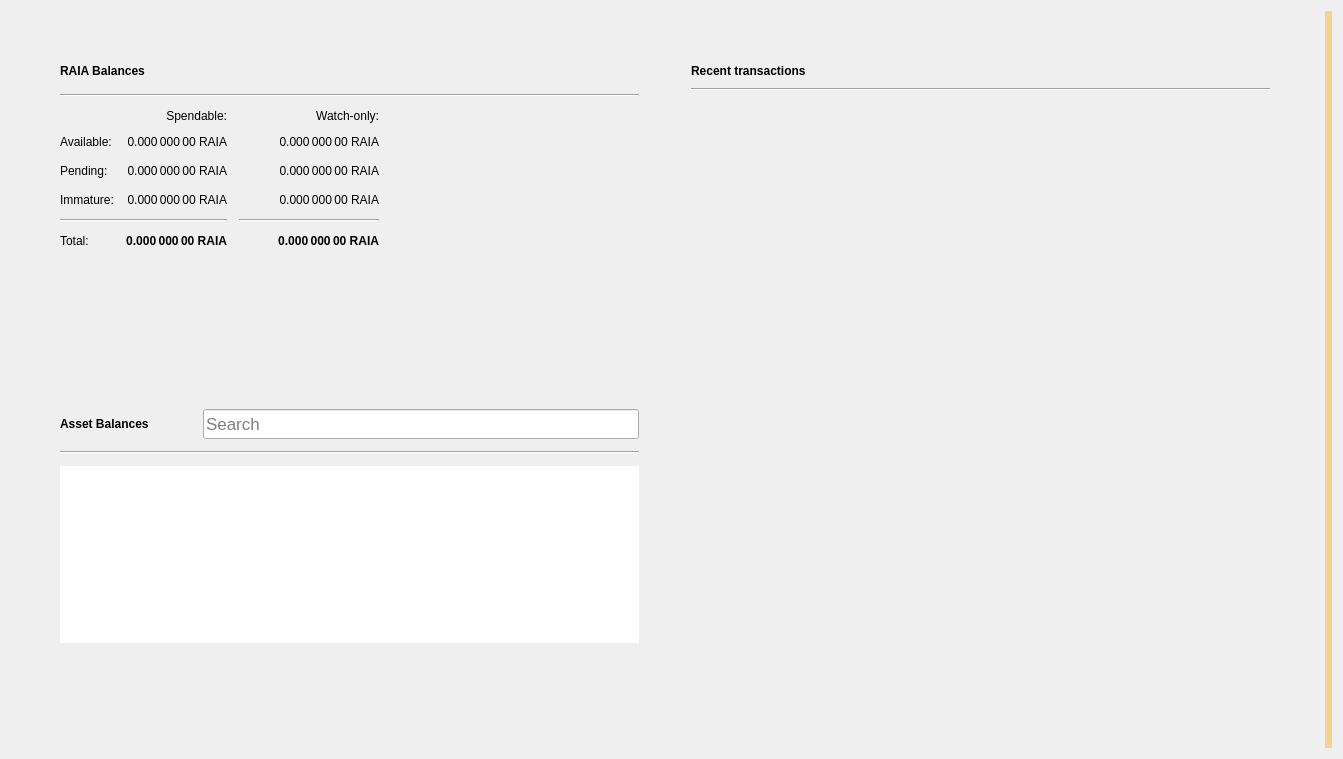
<?xml version="1.0" encoding="UTF-8"?>
<ui version="4.0">
 <class>OverviewPage</class>
 <widget class="QWidget" name="OverviewPage">
  <property name="geometry">
   <rect>
    <x>0</x>
    <y>0</y>
    <width>1343</width>
    <height>759</height>
   </rect>
  </property>
  <property name="windowTitle">
   <string>Form</string>
  </property>
  <property name="autoFillBackground">
   <bool>false</bool>
  </property>
  <layout class="QGridLayout" name="gridLayout_3">
   <item row="0" column="1">
    <layout class="QVBoxLayout" name="verticalLayout_7">
     <property name="spacing">
      <number>0</number>
     </property>
     <property name="leftMargin">
      <number>0</number>
     </property>
     <property name="topMargin">
      <number>0</number>
     </property>
     <property name="rightMargin">
      <number>0</number>
     </property>
     <property name="bottomMargin">
      <number>0</number>
     </property>
     <item>
      <layout class="QHBoxLayout" name="horizontalLayout" stretch="0,0">
       <property name="spacing">
        <number>34</number>
       </property>
       <property name="sizeConstraint">
        <enum>QLayout::SetMaximumSize</enum>
       </property>
       <property name="leftMargin">
        <number>40</number>
       </property>
       <property name="topMargin">
        <number>40</number>
       </property>
       <property name="rightMargin">
        <number>40</number>
       </property>
       <property name="bottomMargin">
        <number>40</number>
       </property>
       <item>
        <layout class="QVBoxLayout" name="verticalLayout_2">
         <property name="spacing">
          <number>34</number>
         </property>
         <property name="rightMargin">
          <number>0</number>
         </property>
         <item>
          <widget class="QFrame" name="frame">
           <property name="sizePolicy">
            <sizepolicy hsizetype="Preferred" vsizetype="Preferred">
             <horstretch>0</horstretch>
             <verstretch>0</verstretch>
            </sizepolicy>
           </property>
           <property name="frameShape">
            <enum>QFrame::NoFrame</enum>
           </property>
           <property name="frameShadow">
            <enum>QFrame::Raised</enum>
           </property>
           <property name="lineWidth">
            <number>10</number>
           </property>
           <layout class="QVBoxLayout" name="verticalLayout_4">
            <property name="spacing">
             <number>12</number>
            </property>
            <item>
             <layout class="QHBoxLayout" name="horizontalLayout_4">
              <item>
               <widget class="QLabel" name="raianetworkBalancesLabel">
                <property name="font">
                 <font>
                  <weight>75</weight>
                  <bold>true</bold>
                 </font>
                </property>
                <property name="text">
                 <string>RAIA Balances</string>
                </property>
               </widget>
              </item>
              <item>
               <widget class="QPushButton" name="labelWalletStatus">
                <property name="enabled">
                 <bool>true</bool>
                </property>
                <property name="maximumSize">
                 <size>
                  <width>30</width>
                  <height>16777215</height>
                 </size>
                </property>
                <property name="toolTip">
                 <string>The displayed information may be out of date. Your wallet automatically synchronizes with the raianetwork network after a connection is established, but this process has not completed yet.</string>
                </property>
                <property name="text">
                 <string/>
                </property>
                <property name="icon">
                 <iconset>
                  <normaloff>:/icons/warning</normaloff>
                  <disabledoff>:/icons/warning</disabledoff>:/icons/warning</iconset>
                </property>
                <property name="iconSize">
                 <size>
                  <width>24</width>
                  <height>24</height>
                 </size>
                </property>
                <property name="flat">
                 <bool>true</bool>
                </property>
               </widget>
              </item>
              <item>
               <spacer name="horizontalSpacer_3">
                <property name="orientation">
                 <enum>Qt::Horizontal</enum>
                </property>
                <property name="sizeHint" stdset="0">
                 <size>
                  <width>40</width>
                  <height>20</height>
                 </size>
                </property>
               </spacer>
              </item>
             </layout>
            </item>
            <item>
             <widget class="Line" name="line_2">
              <property name="orientation">
               <enum>Qt::Horizontal</enum>
              </property>
             </widget>
            </item>
            <item>
             <layout class="QGridLayout" name="gridLayout">
              <property name="spacing">
               <number>12</number>
              </property>
              <item row="3" column="2">
               <widget class="QLabel" name="labelWatchImmature">
                <property name="font">
                 <font>
                  <weight>50</weight>
                  <bold>false</bold>
                 </font>
                </property>
                <property name="cursor">
                 <cursorShape>IBeamCursor</cursorShape>
                </property>
                <property name="toolTip">
                 <string>Mined balance in watch-only addresses that has not yet matured</string>
                </property>
                <property name="text">
                 <string notr="true">0.000 000 00 RAIA</string>
                </property>
                <property name="alignment">
                 <set>Qt::AlignRight|Qt::AlignTrailing|Qt::AlignVCenter</set>
                </property>
                <property name="textInteractionFlags">
                 <set>Qt::LinksAccessibleByMouse|Qt::TextSelectableByKeyboard|Qt::TextSelectableByMouse</set>
                </property>
               </widget>
              </item>
              <item row="2" column="3">
               <spacer name="horizontalSpacer_2">
                <property name="orientation">
                 <enum>Qt::Horizontal</enum>
                </property>
                <property name="sizeHint" stdset="0">
                 <size>
                  <width>40</width>
                  <height>20</height>
                 </size>
                </property>
               </spacer>
              </item>
              <item row="1" column="0">
               <widget class="QLabel" name="labelBalanceText">
                <property name="text">
                 <string>Available:</string>
                </property>
               </widget>
              </item>
              <item row="1" column="2">
               <widget class="QLabel" name="labelWatchAvailable">
                <property name="font">
                 <font>
                  <weight>50</weight>
                  <bold>false</bold>
                 </font>
                </property>
                <property name="cursor">
                 <cursorShape>IBeamCursor</cursorShape>
                </property>
                <property name="toolTip">
                 <string>Your current balance in watch-only addresses</string>
                </property>
                <property name="text">
                 <string notr="true">0.000 000 00 RAIA</string>
                </property>
                <property name="alignment">
                 <set>Qt::AlignRight|Qt::AlignTrailing|Qt::AlignVCenter</set>
                </property>
                <property name="textInteractionFlags">
                 <set>Qt::LinksAccessibleByMouse|Qt::TextSelectableByKeyboard|Qt::TextSelectableByMouse</set>
                </property>
               </widget>
              </item>
              <item row="2" column="1">
               <widget class="QLabel" name="labelUnconfirmed">
                <property name="font">
                 <font>
                  <weight>50</weight>
                  <bold>false</bold>
                 </font>
                </property>
                <property name="cursor">
                 <cursorShape>IBeamCursor</cursorShape>
                </property>
                <property name="toolTip">
                 <string>Total of transactions that have yet to be confirmed, and do not yet count toward the spendable balance</string>
                </property>
                <property name="text">
                 <string notr="true">0.000 000 00 RAIA</string>
                </property>
                <property name="alignment">
                 <set>Qt::AlignRight|Qt::AlignTrailing|Qt::AlignVCenter</set>
                </property>
                <property name="textInteractionFlags">
                 <set>Qt::LinksAccessibleByMouse|Qt::TextSelectableByKeyboard|Qt::TextSelectableByMouse</set>
                </property>
               </widget>
              </item>
              <item row="4" column="2">
               <widget class="Line" name="lineWatchBalance">
                <property name="sizePolicy">
                 <sizepolicy hsizetype="Preferred" vsizetype="Fixed">
                  <horstretch>0</horstretch>
                  <verstretch>0</verstretch>
                 </sizepolicy>
                </property>
                <property name="minimumSize">
                 <size>
                  <width>140</width>
                  <height>0</height>
                 </size>
                </property>
                <property name="orientation">
                 <enum>Qt::Horizontal</enum>
                </property>
               </widget>
              </item>
              <item row="0" column="1">
               <widget class="QLabel" name="labelSpendable">
                <property name="text">
                 <string>Spendable:</string>
                </property>
                <property name="alignment">
                 <set>Qt::AlignRight|Qt::AlignTrailing|Qt::AlignVCenter</set>
                </property>
               </widget>
              </item>
              <item row="3" column="0">
               <widget class="QLabel" name="labelImmatureText">
                <property name="text">
                 <string>Immature:</string>
                </property>
               </widget>
              </item>
              <item row="5" column="2">
               <widget class="QLabel" name="labelWatchTotal">
                <property name="font">
                 <font>
                  <weight>75</weight>
                  <bold>true</bold>
                 </font>
                </property>
                <property name="cursor">
                 <cursorShape>IBeamCursor</cursorShape>
                </property>
                <property name="toolTip">
                 <string>Current total balance in watch-only addresses</string>
                </property>
                <property name="text">
                 <string notr="true">0.000 000 00 RAIA</string>
                </property>
                <property name="alignment">
                 <set>Qt::AlignRight|Qt::AlignTrailing|Qt::AlignVCenter</set>
                </property>
                <property name="textInteractionFlags">
                 <set>Qt::LinksAccessibleByMouse|Qt::TextSelectableByKeyboard|Qt::TextSelectableByMouse</set>
                </property>
               </widget>
              </item>
              <item row="4" column="0" colspan="2">
               <widget class="Line" name="line">
                <property name="orientation">
                 <enum>Qt::Horizontal</enum>
                </property>
               </widget>
              </item>
              <item row="0" column="2">
               <widget class="QLabel" name="labelWatchonly">
                <property name="text">
                 <string>Watch-only:</string>
                </property>
                <property name="alignment">
                 <set>Qt::AlignRight|Qt::AlignTrailing|Qt::AlignVCenter</set>
                </property>
               </widget>
              </item>
              <item row="5" column="1">
               <widget class="QLabel" name="labelTotal">
                <property name="font">
                 <font>
                  <weight>75</weight>
                  <bold>true</bold>
                 </font>
                </property>
                <property name="cursor">
                 <cursorShape>IBeamCursor</cursorShape>
                </property>
                <property name="toolTip">
                 <string>Your current total balance</string>
                </property>
                <property name="text">
                 <string notr="true">0.000 000 00 RAIA</string>
                </property>
                <property name="alignment">
                 <set>Qt::AlignRight|Qt::AlignTrailing|Qt::AlignVCenter</set>
                </property>
                <property name="textInteractionFlags">
                 <set>Qt::LinksAccessibleByMouse|Qt::TextSelectableByKeyboard|Qt::TextSelectableByMouse</set>
                </property>
               </widget>
              </item>
              <item row="1" column="1">
               <widget class="QLabel" name="labelBalance">
                <property name="font">
                 <font>
                  <weight>50</weight>
                  <bold>false</bold>
                 </font>
                </property>
                <property name="cursor">
                 <cursorShape>IBeamCursor</cursorShape>
                </property>
                <property name="toolTip">
                 <string>Your current spendable balance</string>
                </property>
                <property name="text">
                 <string notr="true">0.000 000 00 RAIA</string>
                </property>
                <property name="alignment">
                 <set>Qt::AlignRight|Qt::AlignTrailing|Qt::AlignVCenter</set>
                </property>
                <property name="textInteractionFlags">
                 <set>Qt::LinksAccessibleByMouse|Qt::TextSelectableByKeyboard|Qt::TextSelectableByMouse</set>
                </property>
               </widget>
              </item>
              <item row="2" column="0">
               <widget class="QLabel" name="labelPendingText">
                <property name="text">
                 <string>Pending:</string>
                </property>
               </widget>
              </item>
              <item row="5" column="0">
               <widget class="QLabel" name="labelTotalText">
                <property name="text">
                 <string>Total:</string>
                </property>
               </widget>
              </item>
              <item row="3" column="1">
               <widget class="QLabel" name="labelImmature">
                <property name="font">
                 <font>
                  <weight>50</weight>
                  <bold>false</bold>
                 </font>
                </property>
                <property name="cursor">
                 <cursorShape>IBeamCursor</cursorShape>
                </property>
                <property name="toolTip">
                 <string>Mined balance that has not yet matured</string>
                </property>
                <property name="text">
                 <string notr="true">0.000 000 00 RAIA</string>
                </property>
                <property name="alignment">
                 <set>Qt::AlignRight|Qt::AlignTrailing|Qt::AlignVCenter</set>
                </property>
                <property name="textInteractionFlags">
                 <set>Qt::LinksAccessibleByMouse|Qt::TextSelectableByKeyboard|Qt::TextSelectableByMouse</set>
                </property>
               </widget>
              </item>
              <item row="2" column="2">
               <widget class="QLabel" name="labelWatchPending">
                <property name="font">
                 <font>
                  <weight>50</weight>
                  <bold>false</bold>
                 </font>
                </property>
                <property name="cursor">
                 <cursorShape>IBeamCursor</cursorShape>
                </property>
                <property name="toolTip">
                 <string>Unconfirmed transactions to watch-only addresses</string>
                </property>
                <property name="text">
                 <string notr="true">0.000 000 00 RAIA</string>
                </property>
                <property name="alignment">
                 <set>Qt::AlignRight|Qt::AlignTrailing|Qt::AlignVCenter</set>
                </property>
                <property name="textInteractionFlags">
                 <set>Qt::LinksAccessibleByMouse|Qt::TextSelectableByKeyboard|Qt::TextSelectableByMouse</set>
                </property>
               </widget>
              </item>
             </layout>
            </item>
           </layout>
          </widget>
         </item>
         <item>
          <widget class="QWidget" name="assetVerticalSpaceWidget2" native="true">
           <property name="autoFillBackground">
            <bool>false</bool>
           </property>
           <layout class="QVBoxLayout" name="verticalLayout_6">
            <item>
             <spacer name="verticalSpacer_4">
              <property name="orientation">
               <enum>Qt::Vertical</enum>
              </property>
              <property name="sizeHint" stdset="0">
               <size>
                <width>20</width>
                <height>87</height>
               </size>
              </property>
             </spacer>
            </item>
           </layout>
          </widget>
         </item>
         <item>
          <widget class="QFrame" name="assetFrame">
           <property name="autoFillBackground">
            <bool>true</bool>
           </property>
           <property name="frameShape">
            <enum>QFrame::NoFrame</enum>
           </property>
           <property name="frameShadow">
            <enum>QFrame::Plain</enum>
           </property>
           <property name="lineWidth">
            <number>0</number>
           </property>
           <layout class="QVBoxLayout" name="verticalLayout_5">
            <property name="spacing">
             <number>12</number>
            </property>
            <item>
             <layout class="QHBoxLayout" name="assetBalanceHorizontalLayout">
              <item alignment="Qt::AlignVCenter">
               <widget class="QLabel" name="assetBalanceLabel">
                <property name="font">
                 <font>
                  <weight>75</weight>
                  <bold>true</bold>
                 </font>
                </property>
                <property name="text">
                 <string>Asset Balances</string>
                </property>
               </widget>
              </item>
              <item>
               <widget class="QPushButton" name="labelAssetStatus">
                <property name="enabled">
                 <bool>true</bool>
                </property>
                <property name="maximumSize">
                 <size>
                  <width>30</width>
                  <height>16777215</height>
                 </size>
                </property>
                <property name="toolTip">
                 <string>The displayed information may be out of date. Your wallet automatically synchronizes with the raianetwork network after a connection is established, but this process has not completed yet.</string>
                </property>
                <property name="text">
                 <string/>
                </property>
                <property name="icon">
                 <iconset>
                  <normaloff>:/icons/warning</normaloff>
                  <disabledoff>:/icons/warning</disabledoff>:/icons/warning</iconset>
                </property>
                <property name="iconSize">
                 <size>
                  <width>24</width>
                  <height>24</height>
                 </size>
                </property>
                <property name="flat">
                 <bool>true</bool>
                </property>
               </widget>
              </item>
              <item alignment="Qt::AlignBottom">
               <widget class="QLineEdit" name="assetSearch">
                <property name="sizePolicy">
                 <sizepolicy hsizetype="Expanding" vsizetype="Preferred">
                  <horstretch>0</horstretch>
                  <verstretch>0</verstretch>
                 </sizepolicy>
                </property>
                <property name="minimumSize">
                 <size>
                  <width>0</width>
                  <height>30</height>
                 </size>
                </property>
                <property name="maximumSize">
                 <size>
                  <width>16777215</width>
                  <height>30</height>
                 </size>
                </property>
                <property name="sizeIncrement">
                 <size>
                  <width>0</width>
                  <height>0</height>
                 </size>
                </property>
                <property name="baseSize">
                 <size>
                  <width>0</width>
                  <height>0</height>
                 </size>
                </property>
                <property name="font">
                 <font>
                  <pointsize>13</pointsize>
                 </font>
                </property>
                <property name="maxLength">
                 <number>32</number>
                </property>
                <property name="frame">
                 <bool>true</bool>
                </property>
                <property name="alignment">
                 <set>Qt::AlignLeading|Qt::AlignLeft|Qt::AlignVCenter</set>
                </property>
                <property name="placeholderText">
                 <string>Search</string>
                </property>
                <property name="clearButtonEnabled">
                 <bool>true</bool>
                </property>
               </widget>
              </item>
             </layout>
            </item>
            <item>
             <widget class="Line" name="assetBalanceLine">
              <property name="orientation">
               <enum>Qt::Horizontal</enum>
              </property>
             </widget>
            </item>
            <item>
             <widget class="QListView" name="listAssets">
              <property name="frameShape">
               <enum>QFrame::NoFrame</enum>
              </property>
              <property name="lineWidth">
               <number>0</number>
              </property>
              <property name="verticalScrollMode">
               <enum>QAbstractItemView::ScrollPerItem</enum>
              </property>
             </widget>
            </item>
            <item>
             <widget class="QWidget" name="assetVerticalSpaceWidget" native="true">
              <property name="autoFillBackground">
               <bool>false</bool>
              </property>
              <layout class="QVBoxLayout" name="verticalLayout">
               <item>
                <spacer name="verticalSpacer_3">
                 <property name="orientation">
                  <enum>Qt::Vertical</enum>
                 </property>
                 <property name="sizeHint" stdset="0">
                  <size>
                   <width>20</width>
                   <height>40</height>
                  </size>
                 </property>
                </spacer>
               </item>
              </layout>
             </widget>
            </item>
           </layout>
          </widget>
         </item>
        </layout>
       </item>
       <item>
        <layout class="QVBoxLayout" name="verticalLayout_3">
         <property name="spacing">
          <number>34</number>
         </property>
         <property name="leftMargin">
          <number>0</number>
         </property>
         <item>
          <widget class="QFrame" name="frame_2">
           <property name="sizePolicy">
            <sizepolicy hsizetype="Preferred" vsizetype="Fixed">
             <horstretch>0</horstretch>
             <verstretch>0</verstretch>
            </sizepolicy>
           </property>
           <property name="frameShape">
            <enum>QFrame::NoFrame</enum>
           </property>
           <property name="frameShadow">
            <enum>QFrame::Plain</enum>
           </property>
           <property name="lineWidth">
            <number>0</number>
           </property>
           <layout class="QGridLayout" name="gridLayout_2">
            <property name="horizontalSpacing">
             <number>12</number>
            </property>
            <item row="0" column="0">
             <layout class="QHBoxLayout" name="horizontalLayout_2">
              <item>
               <widget class="QLabel" name="recentTransactionsLabel">
                <property name="font">
                 <font>
                  <weight>75</weight>
                  <bold>true</bold>
                 </font>
                </property>
                <property name="text">
                 <string>Recent transactions</string>
                </property>
               </widget>
              </item>
              <item>
               <widget class="QPushButton" name="labelTransactionsStatus">
                <property name="enabled">
                 <bool>true</bool>
                </property>
                <property name="maximumSize">
                 <size>
                  <width>30</width>
                  <height>16777215</height>
                 </size>
                </property>
                <property name="toolTip">
                 <string>The displayed information may be out of date. Your wallet automatically synchronizes with the raianetwork network after a connection is established, but this process has not completed yet.</string>
                </property>
                <property name="text">
                 <string/>
                </property>
                <property name="icon">
                 <iconset>
                  <normaloff>:/icons/warning</normaloff>
                  <disabledoff>:/icons/warning</disabledoff>:/icons/warning</iconset>
                </property>
                <property name="iconSize">
                 <size>
                  <width>24</width>
                  <height>24</height>
                 </size>
                </property>
                <property name="flat">
                 <bool>true</bool>
                </property>
               </widget>
              </item>
              <item>
               <spacer name="horizontalSpacer">
                <property name="orientation">
                 <enum>Qt::Horizontal</enum>
                </property>
                <property name="sizeHint" stdset="0">
                 <size>
                  <width>40</width>
                  <height>20</height>
                 </size>
                </property>
               </spacer>
              </item>
             </layout>
            </item>
            <item row="2" column="0">
             <widget class="QListView" name="listTransactions">
              <property name="styleSheet">
               <string notr="true">QListView { background: transparent; }</string>
              </property>
              <property name="frameShape">
               <enum>QFrame::NoFrame</enum>
              </property>
              <property name="verticalScrollBarPolicy">
               <enum>Qt::ScrollBarAlwaysOff</enum>
              </property>
              <property name="horizontalScrollBarPolicy">
               <enum>Qt::ScrollBarAlwaysOff</enum>
              </property>
              <property name="selectionMode">
               <enum>QAbstractItemView::NoSelection</enum>
              </property>
             </widget>
            </item>
            <item row="1" column="0">
             <widget class="Line" name="line_3">
              <property name="orientation">
               <enum>Qt::Horizontal</enum>
              </property>
             </widget>
            </item>
           </layout>
          </widget>
         </item>
         <item>
          <spacer name="verticalSpacer_2">
           <property name="orientation">
            <enum>Qt::Vertical</enum>
           </property>
           <property name="sizeHint" stdset="0">
            <size>
             <width>20</width>
             <height>40</height>
            </size>
           </property>
          </spacer>
         </item>
        </layout>
       </item>
      </layout>
     </item>
    </layout>
   </item>
   <item row="0" column="3">
    <widget class="QLabel" name="labelAlerts">
     <property name="visible">
      <bool>true</bool>
     </property>
     <property name="styleSheet">
      <string notr="true">QLabel { background-color: qlineargradient(x1: 0, y1: 0, x2: 1, y2: 0, stop:0 #F0D0A0, stop:1 #F8D488); color:#000000; }</string>
     </property>
     <property name="wordWrap">
      <bool>true</bool>
     </property>
     <property name="margin">
      <number>3</number>
     </property>
     <property name="textInteractionFlags">
      <set>Qt::TextSelectableByMouse</set>
     </property>
    </widget>
   </item>
  </layout>
 </widget>
 <resources/>
 <connections/>
</ui>
